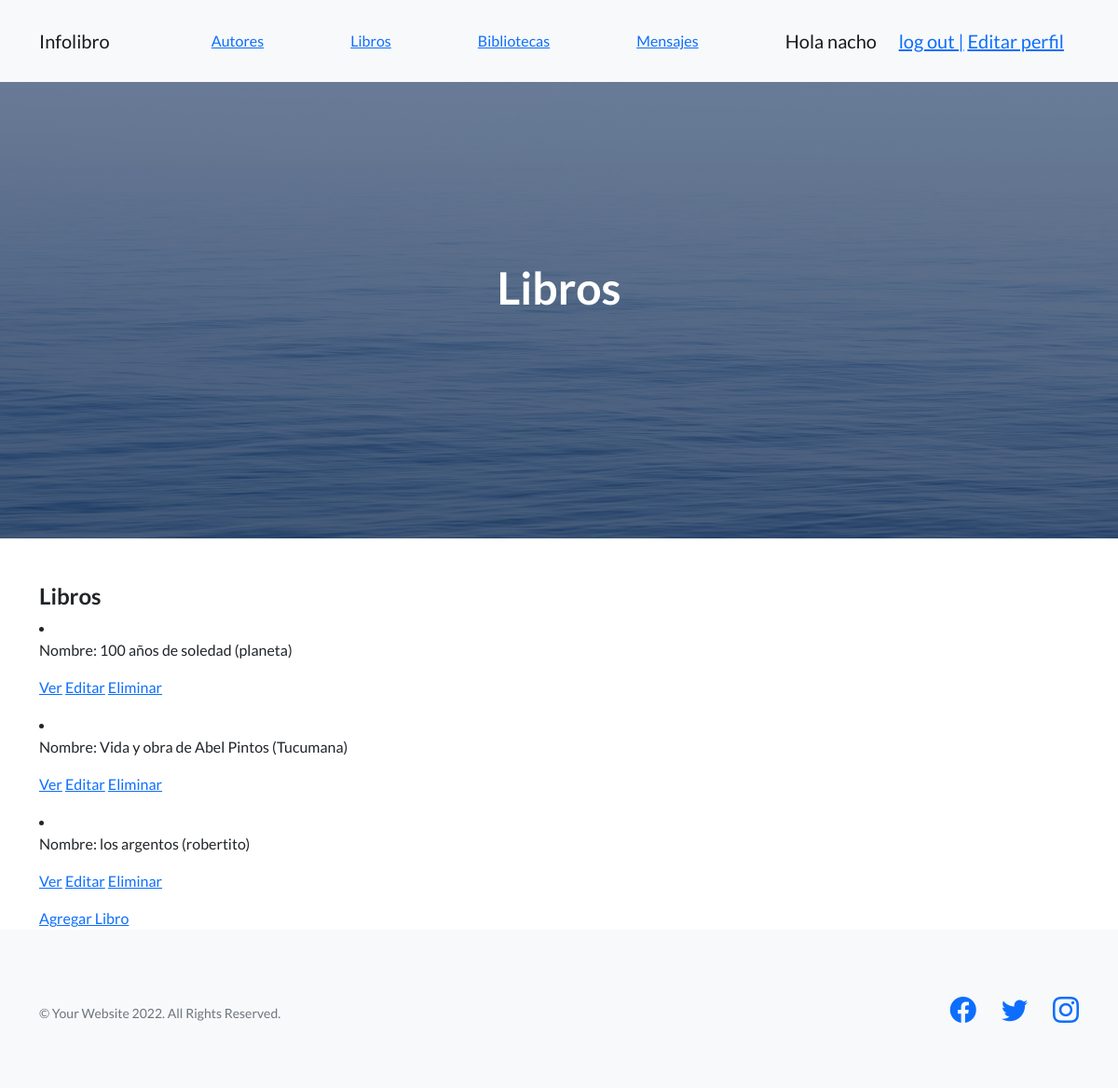
The page /reed-libros/ (signed in) on the database as committed earlier.
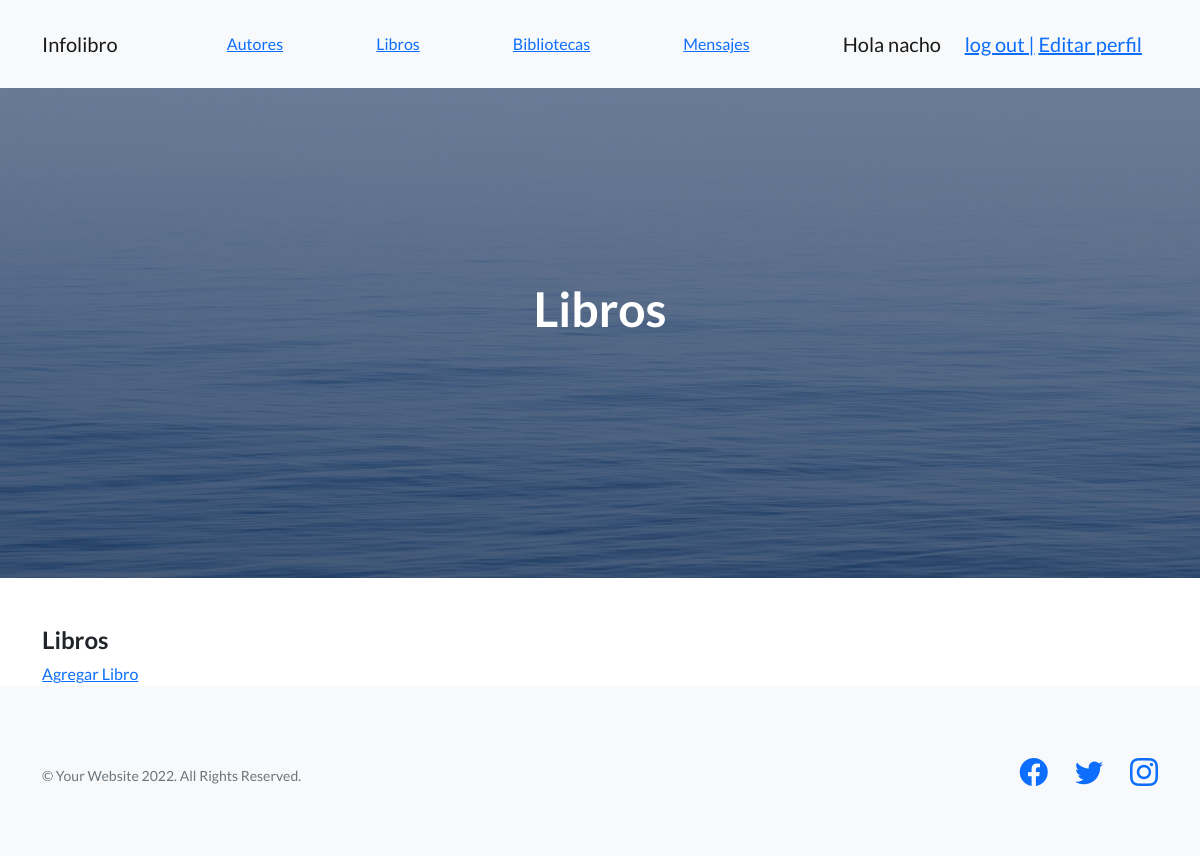
The same page on the database as committed later.
### AppProyecto/models.py (models this page shows, shortened)
class libro(models.Model):
    titulo=models.CharField(max_length=50)
    editorial=models.CharField(max_length=50)
    paginas=models.IntegerField()
    portada=models.ImageField(upload_to='libro',null=True,blank=True, default='blank.png')
    review=models.TextField(null=True,blank=True)

### AppProyecto/views.py (the view)
# urls.py: path('reed-libros/', Reed_libro.as_view(), name='reed-libros'),
class Reed_libro (ListView):
    model = libro
    template_name = 'AppProyecto/reed-libros.html'

### AppProyecto/templates/AppProyecto/reed-libros.html (shortened to what this page needs)
{% extends 'AppProyecto/padre.html' %}
{% block encabezado %}Libros{% endblock %}
{% block contenido %}
<section class="mt-5">
    <div class="container">
        <div class="row">
            <div class= "col-lg-12">
                <h4>Libros</h4>
                {% for libro in object_list %}
                <li>
                    <p>Nombre: {{ libro.titulo }} ({{ libro.editorial }})</p>
                    <p>
                        <a href="{% url 'detail-libro' libro.id %}">Ver</a>
                        <a href="{% url 'update-libro' libro.id %}">Editar</a>
                        <a href="{% url 'delete-libro' libro.id %}">Eliminar</a>
                    </p>
                </li>
                {% endfor %}
                <a href="{% url 'add-libro' %}">Agregar Libro</a>
            </div>
        </div>
    </div>
</section>
{% endblock %}

### AppProyecto/templates/AppProyecto/padre.html (shortened to what this page needs)
<!DOCTYPE html>
<html lang="en">
    <head>
        {% load static %}
        <link href="https://cdn.jsdelivr.net/npm/bootstrap-icons@1.5.0/font/bootstrap-icons.css" rel="stylesheet" type="text/css" />
        <link href="{% static 'AppProyecto/css/styles.css' %}" rel="stylesheet" />
    </head>
    <body>
        <nav class="navbar navbar-light bg-light static-top">
            <div class="container">
                <a class="navbar-brand" href="{% url 'inicio' %}">Infolibro</a>
                <a href="{% url 'list-autor' %}">Autores</a>
                <a href="{% url 'reed-libros' %}">Libros</a>
                <a href="{% url 'list-biblioteca' %}">Bibliotecas</a>
                <a href="{% url 'list-mensaje' %}">Mensajes</a>
                {% if user.is_authenticated %}
                <p class="navbar-brand" style="margin-top: 1rem;margin-bottom: 1rem;">Hola {{ user.username}}
                <a href="{% url 'logout' %}">log out |</a>
                <a href="{% url 'edit-usuario' %}">Editar perfil</a>
                </p>
                {% else %}
                <a class="btn btn-primary" href="{% url 'login' %}">log in</a>
                {% endif %}
            </div>
        </nav>
        <header class="masthead">
            <div class="container position-relative">
                <div class="row justify-content-center">
                    <div class="col-xl-6">
                        <div class="text-center text-white">
                            <h1 class="mb-5">{% block encabezado %} {% endblock encabezado%}</h1>
                        </div>
                    </div>
                </div>
            </div>
        </header>
        {% block contenido %}
        {% endblock contenido %}
        <footer class="footer bg-light">
            <div class="container">
                <div class="row">
                    <div class="col-lg-6 h-100 text-center text-lg-start my-auto">
                        <p class="text-muted small mb-4 mb-lg-0">&copy; Your Website 2022. All Rights Reserved.</p>
                    </div>
                    <div class="col-lg-6 h-100 text-center text-lg-end my-auto">
                        <ul class="list-inline mb-0">
                            <li class="list-inline-item me-4">
                                <a href="#!"><i class="bi-facebook fs-3"></i></a>
                            </li>
                            <li class="list-inline-item me-4">
                                <a href="#!"><i class="bi-twitter fs-3"></i></a>
                            </li>
                            <li class="list-inline-item">
                                <a href="#!"><i class="bi-instagram fs-3"></i></a>
                            </li>
                        </ul>
                    </div>
                </div>
            </div>
        </footer>
    </body>
</html>

Rows that differ between the two databases and show on the page:
removed libro: titulo "100 años de soledad", editorial "planeta"
removed libro: titulo "Vida y obra de Abel Pintos", editorial "Tucumana"
removed libro: titulo "los argentos", editorial "robertito"
